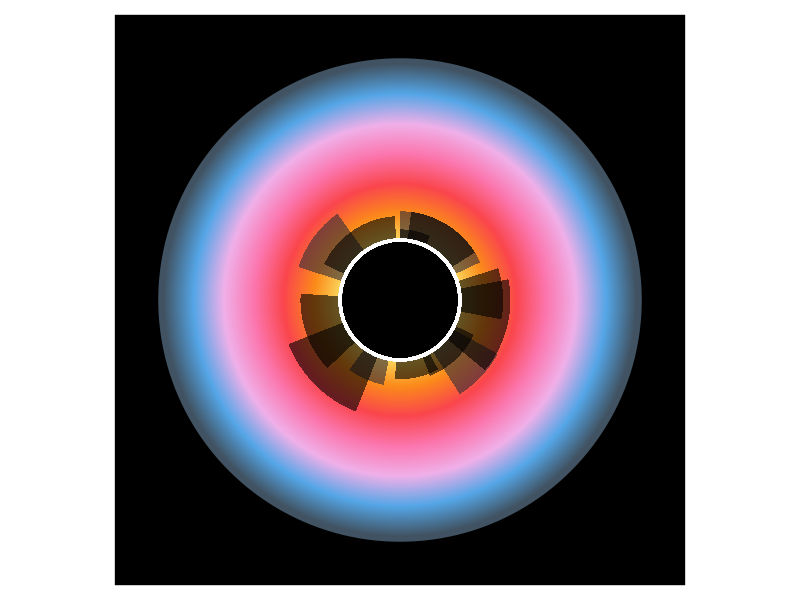

The R source for this figure:
#====== Day 6 of 25 Days of Rtistry - Revisit an old piece======#

# Library Load-In====
library(tidyverse)

# Data for the bottom base====
base <- tibble(x = c(0,100,100,0),
               y = c(0,0,50,50))

# Data for farthest buildings===
background_buildings <- tibble(x = c(0,90,90,80,80,60,60,53,53,41,41,33,33,18,18,0),
                               y = c(50,50,89,89,50,50,72,72,50,50,93,93,50,50,74,74))

# Data for building in the middle-ground====
middle_buildings <- tibble(x = c(0,69,69,56,56,44,44,32,32,28,28,20,20,7,7,0),
                           y = c(50,50,100,100,50,50,68,68,50,50,86,86,50,50,59,59))

# Data for the buidlings in the foreground====
top_buildings <- tibble(x = c(0,99,99,82,82,76,76,63,63,51,51,42,42,36,36,22,22,16,16,2,2,0),
                           y = c(50,50,70,70,50,50,83,83,50,50,66,66,50,50,92,92,50,50,74,74,50,50))

# Function for the sky====
sky_maker <- function(size,x,xend,y,yend){
  
  iterations <- yend/size
  y <- seq(y,yend-size, length.out = iterations)
  yend <- y
  group <- 1:length(iterations)
  color <- colorRampPalette(c("#FBE267","#FC8B1A","#FA464D","#FC76AE",
                              "#F0B0E9","#55A6E7","#415362"))(iterations)

  sky <- tibble(x = x,
                xend = xend,
                y = y,
                yend = yend,
                color = color)
  
  return(sky)
}

# Data for the sky====
background <- sky_maker(size = 1,
                        x = 0,
                        xend = 100,
                        y = 49,
                        yend = 200)

# Final Image====
background %>%
  ggplot(aes(x = x, xend = xend, y =y,yend = yend))+
  theme_void()+
  geom_segment(color = background$color, size = 2)+
  geom_polygon(data = background_buildings, aes(x=x,y=y), fill = "#312c38", inherit.aes = FALSE, alpha = .6)+
  geom_polygon(data = middle_buildings, aes(x=x,y=y), fill = "#000000", inherit.aes = FALSE, alpha = .6)+
  geom_polygon(data = top_buildings, aes(x=x,y=y), fill = "#000000", inherit.aes = FALSE, alpha = .6)+
  geom_polygon(data = base, aes(x=x,y=y), fill = "#000000", size = 1, inherit.aes = FALSE)+
  geom_segment(x = 0, xend = 100, y = 50, yend = 50, color = "#ffffff", size = 1)+
  ylim(0,200)+
  xlim(0,100)+
  coord_polar("x")+
  theme(plot.background = element_rect(fill = "#000000", color = "#ffffff", size = 10))